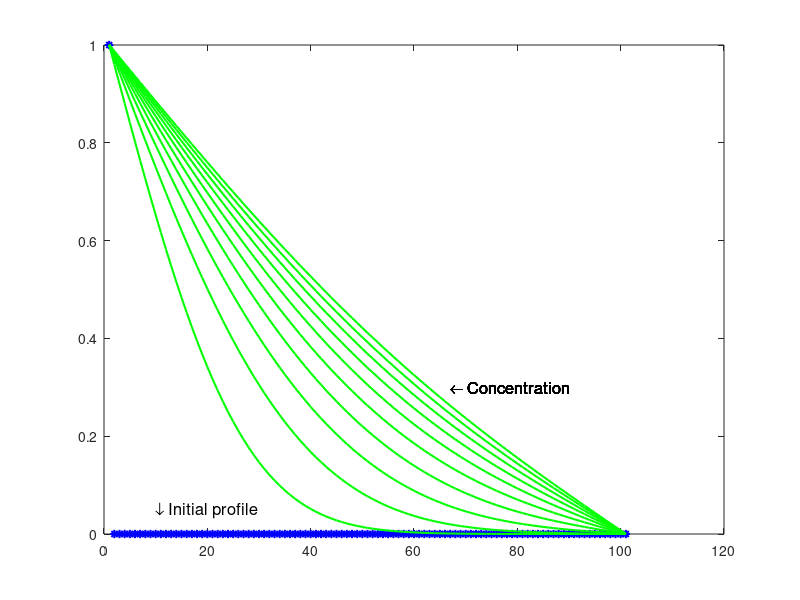

MATLAB code to generate this figure:
% The code implements a diffusion equation with no flux and boundary condition. 
% with an implicit scheme. 
% Refer: http://www.atmos.albany.edu/facstaff/brose/classes/ATM623_Spring2015/Notes/Lectures/Lecture16%20--%20Numerical%20methods%20for%20diffusion%20models.html

%
delt = 0.1;
delx=0.5;

D= 1.0; %Diffusivity
N= 101;

alpha=D*delt/(delx^2);

c=zeros(N,1);
c(1)=1.0;
for j = 1:N
    c_old(j,1) = c(j,1);%To keep a distinction between values from old time and new time. 
                        % Due to the use of implicit scheme.
                        %c_old=c^t 
end
plot(c,'b*', 'LineWidth', 1.5); % c = c^(t+\Delta t)
text(10,0.05,'\downarrow Initial profile', 'FontSize',12);
hold on 

A = zeros(N,N);

A(1,1) = 1.0; % For first boundary condition.
%Populate the diagonal elements of A matrix.
for j = 2:N
    A(j,j)=1+2*alpha;
end

for j=2:N-1
    A(j,j-1)= -alpha; % Populate the lower diagonal elements
end

for j= 3:N
    A(j-1,j)=-alpha; % Populate the Upper diagonal elements.
end

for k=1:10
    for j=1:500
        c=A\c_old;
        for i=1:N %Loop for i
            c_old(i)=c(i);%To store the new value of c in old c.
        end
    end
    plot(c, 'g', 'LineWidth', 1.5);
    text(67,0.3,'\leftarrow Concentration', 'FontSize',12);
end